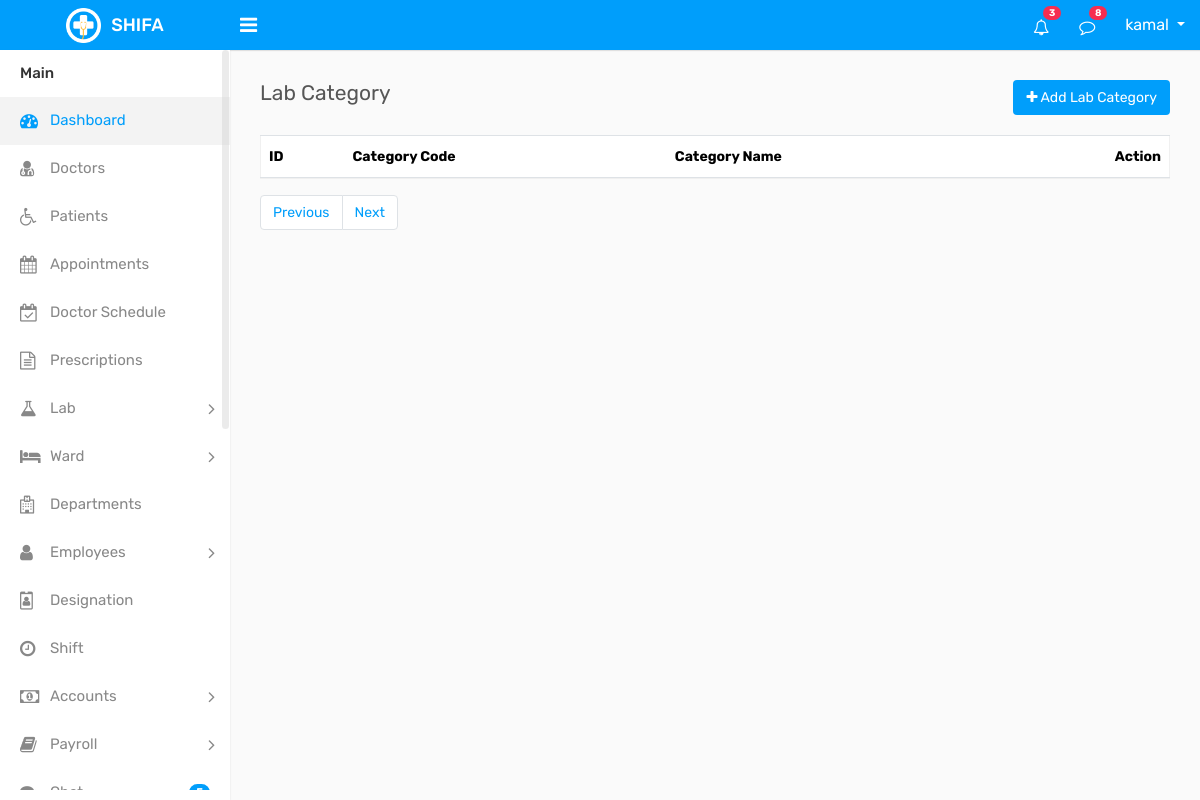
Page /lab/lab_category/lab.php (signed in) on the earlier database version.
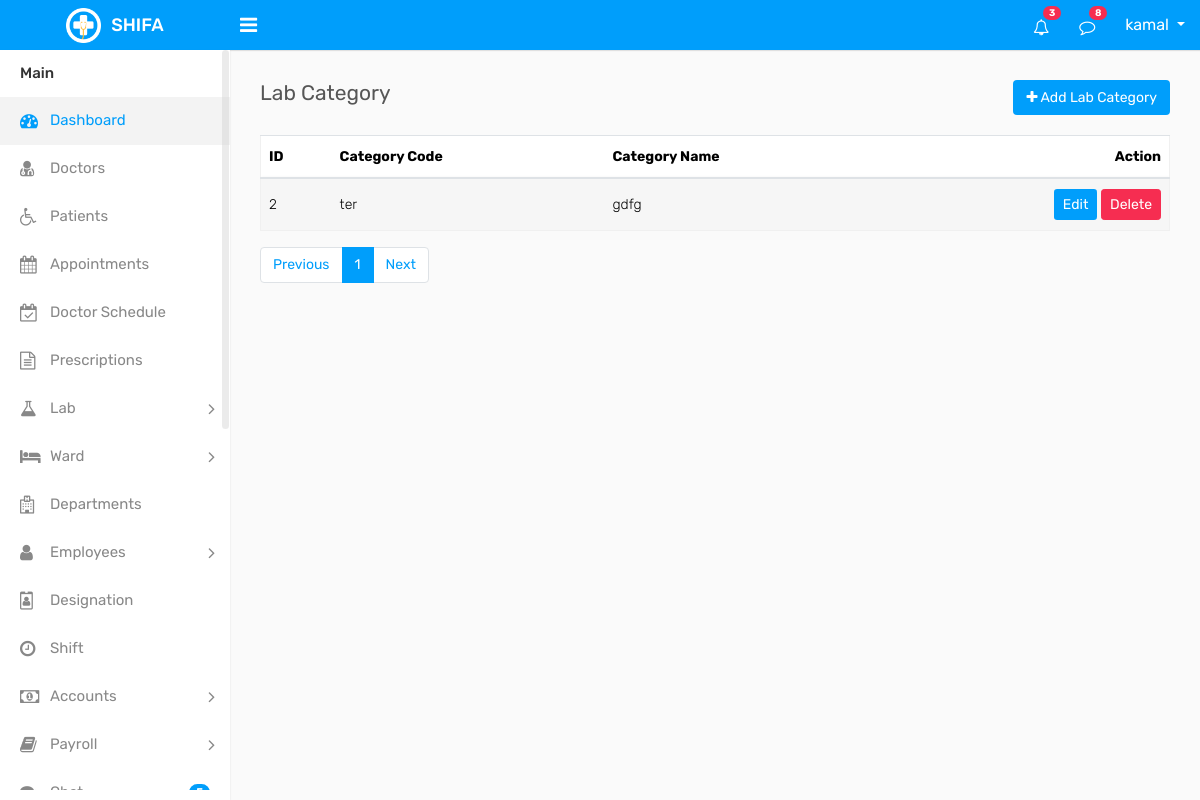
Same page on the later database version.
### tables this page shows
CREATE TABLE `lab_category` (
  `id` int(11) NOT NULL,
  `cat_name` varchar(25) DEFAULT NULL,
  `cat_code` varchar(40) DEFAULT NULL,
  `created_at` timestamp NULL DEFAULT NULL,
  `updated_at` timestamp NULL DEFAULT NULL,
  `deleted_at` datetime DEFAULT NULL
);

### crud/crud_class.php (called while the page is built, shortened)
<?php
class crud_class{
    private $host = "localhost";
    private $username = "root";
    private $password = "";
    private $database = "shifa";
    public $conn;
    public function __construct(){
        $this->conn = new mysqli($this->host, $this->username, $this->password, $this->database);
    }
    public function common_select($table, $columns = "*", $where = [],$where_condition = "AND", $order_by = "",
        $sort_order = "ASC",$limit = "",$offset = ""){
        $result=[
            "status"=>false,
            "data"=>[],
            "message"=>""
        ];
        $sql = "SELECT $columns FROM $table";
        if(!empty($where)){
            $where_clauses = [];
            foreach($where as $column => $value){
                $where_clauses[] = "$table" . "." . "$column = '" . $this->conn->real_escape_string($value) . "'";
            }
            $sql .= " WHERE " . implode(" $where_condition ", $where_clauses);
            $sql .= " AND deleted_at IS NULL";
        }else{
            $sql .= " WHERE deleted_at IS NULL";
        }
        if(!empty($order_by)){
            $sql .= " ORDER BY $order_by $sort_order";
        }
        if(!empty($limit)){
            $sql .= " LIMIT $limit";
        }
        $rs = $this->conn->query($sql);
        if($rs->num_rows > 0){
            $result["status"] = true;
            $result["message"] = "Records found";
            while($row = $rs->fetch_object()){
                $result["data"][] = $row;
            }
            return $result;
        } else {
            $result["message"] = "No records found";
            return $result;
        }
    }
    public function number_of_records($table){
        $sql = "SELECT COUNT(*) as total FROM $table";
        $rs = $this->conn->query($sql);
        if($rs->num_rows > 0){
            $row = $rs->fetch_object();
            return $row->total;
        } else {
            return 0;
        }
    }
}

### component/connection.php (called while the page is built, shortened)
<?php
    $base_url = "http://localhost/shifa/";
    require_once  ($_SERVER['DOCUMENT_ROOT'] . "/shifa/crud/crud_class.php");
    $crud = new crud_class();
?>

### lab/lab_category/lab.php (the view, shortened to what the changed rows need)
<?php require_once "../../component/header.php";?>
<?php require_once "../../component/sidebar.php";?>
<div class="page-wrapper">
    <div class="content">
        <div class="row">
            <div class="col-md-12">
                <div class="table-responsive">
                    <table class="table table-striped custom-table mb-0">
                        <thead>
                            <tr>
                                <th>ID</th>
                                <th>Category Code</th>
                                <th>Category Name</th>
                                <th class="text-right">Action</th>
                            </tr>
                        </thead>
                        <tbody>
                            <tr>
                        <?php
                            if(isset($_GET['page']) && is_numeric($_GET['page'])){
                                $page = (int)$_GET['page'];
                                } else {
                                    $page = 1;
                                }
                                $lab_cat = $crud->common_select("lab_category",'*',[],'AND','id','ASC',10,($page-1)*10);
                                        if($lab_cat['status']){
                                        foreach ($lab_cat['data'] as $category) { ?>
                                        <td><?= $category->id ?></td>
                                        <td><?= $category->cat_code ?></td>
                                        <td><?= $category->cat_name ?></td>
                                        <td class="text-right">
                                            <a href="<?= $base_url ?>lab/lab_category/edit_lab.php?id=<?= $category->id ?>" class="btn btn-sm btn-primary mb-2 mb-lg-0 me-0 me-lg-2">Edit</a>
                                            <a onclick="return confirm('Are you sure you want to delete this lab category?');" href="<?= $base_url ?>lab/lab_category/delete_lab.php?id=<?= $category->id ?>" class="btn btn-sm btn-danger">Delete</a>
                                        </td>
                                    </tr>
                                            <?php } } ?>
                        </tbody>
                    </table>
                </div>
                <div class="pb-3 ps-3 mt-3 d-flex justify-content-center justify-content-md-between justify-content-lg-between flex-wrap flex-md-nowrap">
                <nav aria-label="Page navigation" class="mb-3 mb-md-0 mb-lg-0">
                  <?php
                      $total_records = $crud->number_of_records("lab_category");
                      $records_per_page = 10;
                      $total_pages = ceil($total_records / $records_per_page);
                  ?>
                  <ul class="pagination">
                    <?php for ($i = 1; $i <= $total_pages; $i++) { ?>
                      <li class="page-item <?= ($i == $page) ? 'active' : '' ?>"><a class="page-link" href="<?= $base_url ?>lab_category/lab_cat.php?page=<?= $i ?>"><?= $i ?></a></li>
                    <?php } ?>
                  </ul>
              </nav>
            </div>
            </div>
        </div>
    </div>
</div>
<?php require_once "../../component/footer.php";?>

Differences in the rows shown:
added lab_category: id "2", cat_code "ter", cat_name "gdfg"
Other differences:
new list line: "1"
